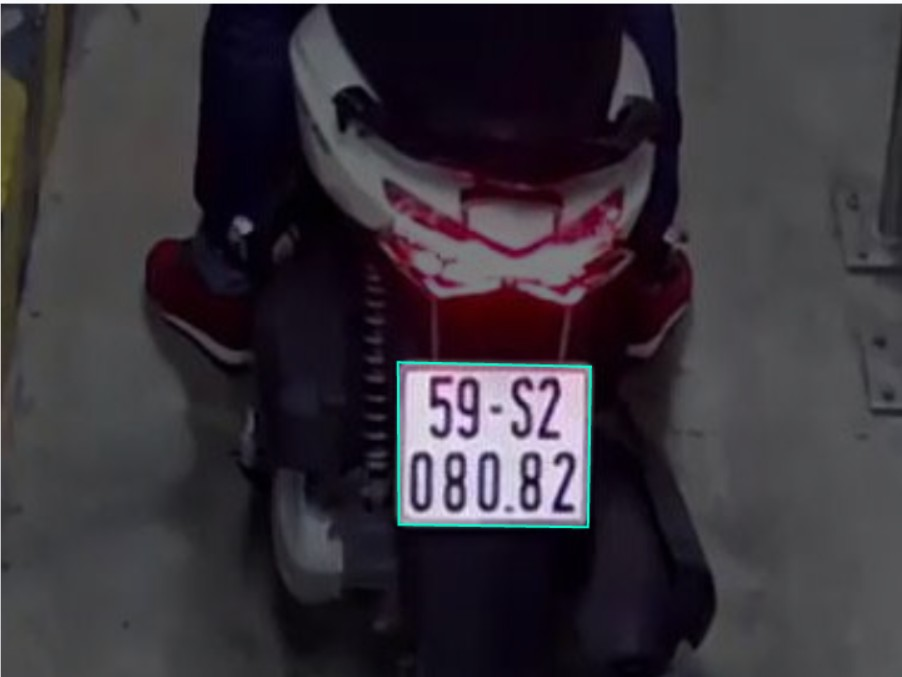
#> input picture assets/test_image.jpg, 902 x 677 px
$ python -i image_utils.py   (imports and definitions only)
#> lines starting #> are read from the running program, lines starting #| are printed output that depends on the picture; after the words box and inside, x2 and y2 are one past the last pixel; in counts of white or black regions, pixels touching at a corner belong together
#> further down, picture is the input picture: shape (677, 902, 3); mean B, G, R 58.9, 51.8, 57
import cv2
import numpy as np

def order_points(pts):
    rect = np.zeros((4, 2), dtype="float32")

    s = pts.sum(axis=1)
    rect[0] = pts[np.argmin(s)]
    rect[2] = pts[np.argmax(s)]

    diff = np.diff(pts, axis=1)
    rect[1] = pts[np.argmin(diff)]
    rect[3] = pts[np.argmax(diff)]

    return rect

def perspective_transform(image):
    if image is None or image.size == 0:
        return image

    gray = cv2.cvtColor(image, cv2.COLOR_BGR2GRAY)
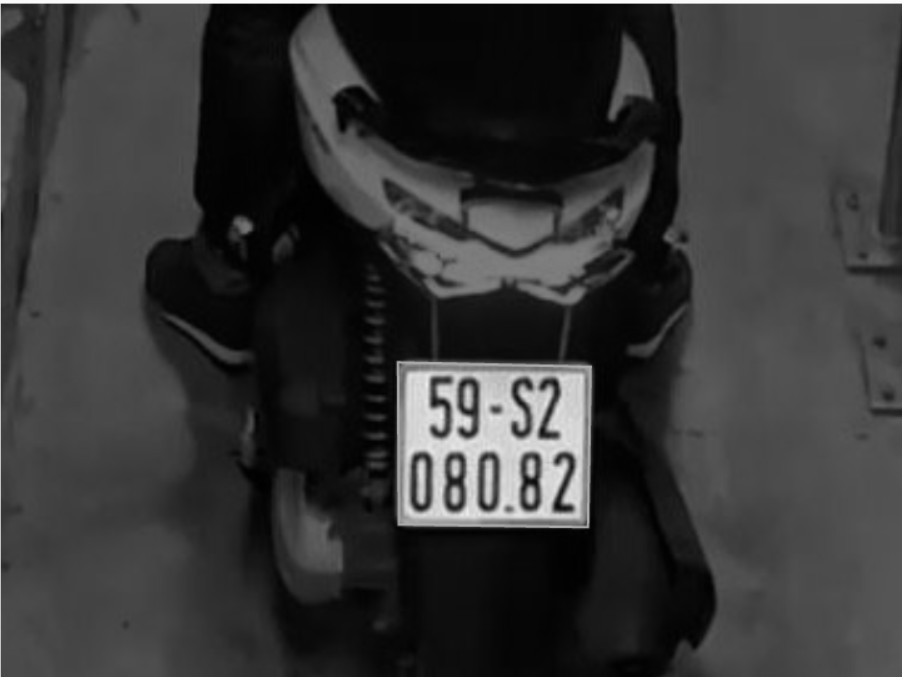
#> gray: shape (677, 902); min 0, max 254, mean 54.1
    gray = cv2.GaussianBlur(gray, (5, 5), 0)

    edged = cv2.Canny(gray, 75, 200)
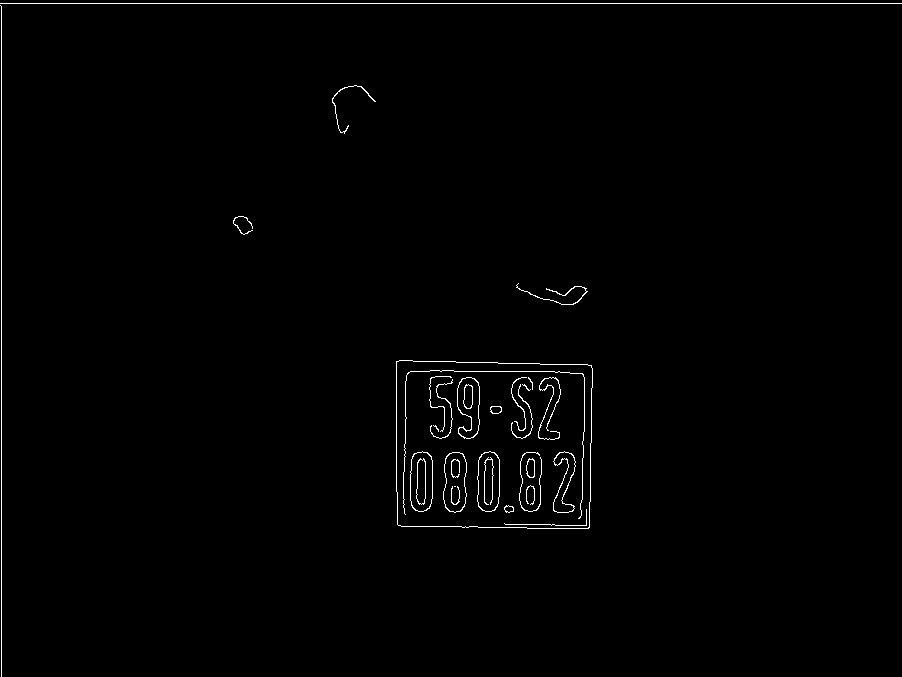
#> edged: shape (677, 902); 0.88% white in thin lines or dots

    cnts, _ = cv2.findContours(edged.copy(), cv2.RETR_LIST, cv2.CHAIN_APPROX_SIMPLE)
#> cnts = 43 contours, 16 with area under 20; largest, box (x1, y1, x2, y2) and area: (396, 360, 593, 529) 31958, (396, 360, 593, 529) 31956, (410, 451, 433, 512) 1190, (410, 451, 433, 512) 1175, (477, 451, 500, 512) 1168
    cnts = sorted(cnts, key=cv2.contourArea, reverse=True)[:5] # Lấy 5 contour to nhất
#> cnts = 5 contours; box (x1, y1, x2, y2) and area: (396, 360, 593, 529) 31958, (396, 360, 593, 529) 31956, (410, 451, 433, 512) 1190, (410, 451, 433, 512) 1175, (477, 451, 500, 512) 1168

    screenCnt = None

    for c in cnts:
        peri = cv2.arcLength(c, True)
        approx = cv2.approxPolyDP(c, 0.02 * peri, True)

        if len(approx) == 4:
            screenCnt = approx
            break
#> this loop made 1 pass
#> (peri, screenCnt) on pass 1: (720.3, [[396, 361], [398, 525], [589, 527], [591, 365]])

    if screenCnt is None:
        return image

    pts = screenCnt.reshape(4, 2)
#> pts = [[396, 361], [398, 525], [589, 527], [591, 365]]
    rect = order_points(pts)
#> in order_points, `s = pts.sum(axis=1)`: s = [757, 923, 1116, 956]
#> in order_points, `diff = np.diff(pts, axis=1)`: diff = [-35, 127, -62, -226]
#> rect = [[396, 361], [591, 365], [589, 527], [398, 525]]
    (tl, tr, br, bl) = rect
#> tl = [396, 361]; tr = [591, 365]; br = [589, 527]; bl = [398, 525]

    widthA = np.sqrt(((br[0] - bl[0]) ** 2) + ((br[1] - bl[1]) ** 2))
#> widthA = 191
    widthB = np.sqrt(((tr[0] - tl[0]) ** 2) + ((tr[1] - tl[1]) ** 2))
#> widthB = 195
    maxWidth = max(int(widthA), int(widthB))
#> maxWidth = 195

    heightA = np.sqrt(((tr[0] - br[0]) ** 2) + ((tr[1] - br[1]) ** 2))
#> heightA = 162
    heightB = np.sqrt(((tl[0] - bl[0]) ** 2) + ((tl[1] - bl[1]) ** 2))
#> heightB = 164
    maxHeight = max(int(heightA), int(heightB))
#> maxHeight = 164

    dst = np.array([[0, 0],
                    [maxWidth - 1, 0],
                    [maxWidth - 1, maxHeight - 1],
                    [0, maxHeight - 1]],
                    dtype="float32")
#> dst = [[0, 0], [194, 0], [194, 163], [0, 163]]

    M = cv2.getPerspectiveTransform(rect, dst)
#> M = [[0.92, -0.0112, -360.4], [-0.0187, 0.911, -321.6], [-5.49e-05, -0.000117, 1]]
    warped = cv2.warpPerspective(image, M, (maxWidth, maxHeight))
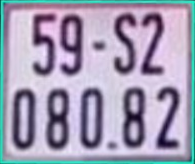
#> warped: shape (164, 195, 3); mean B, G, R 179.5, 157.1, 161.1

    return warped

def preprocess_plate(plate_img):
    if plate_img is None or plate_img.size == 0:
        return plate_img

    aligned_img = perspective_transform(plate_img)
    if len(aligned_img.shape) == 3:
        gray = cv2.cvtColor(aligned_img, cv2.COLOR_BGR2GRAY)
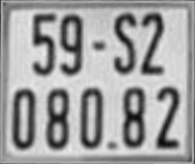
#> gray: shape (164, 195); min 10, max 236, mean 160.8
    else:
        gray = aligned_img
    blur = cv2.GaussianBlur(gray, (3, 3), 0)
    return blur

def draw_results(image, detections):
    img_copy = image.copy()
    for item in detections:
        x1, y1, x2, y2 = item['box']
        text = item.get('text', '')
        score = item.get('ocr_conf', 0.0)

        cv2.rectangle(img_copy, (x1, y1), (x2, y2), (0, 255, 0), 2)
        label = f"{text} ({score:.2f})"
        (w, h), _ = cv2.getTextSize(label, cv2.FONT_HERSHEY_SIMPLEX, 0.8, 2)
        cv2.rectangle(img_copy, (x1, y1 - 30), (x1 + w, y1), (0, 255, 0), -1)
        cv2.putText(img_copy, label, (x1, y1 - 10),
                    cv2.FONT_HERSHEY_SIMPLEX, 0.8, (255, 255, 255), 2)
    return img_copy

>>> import cv2
>>> picture = cv2.imread('../../assets/test_image.jpg')
>>> result = preprocess_plate(picture)
